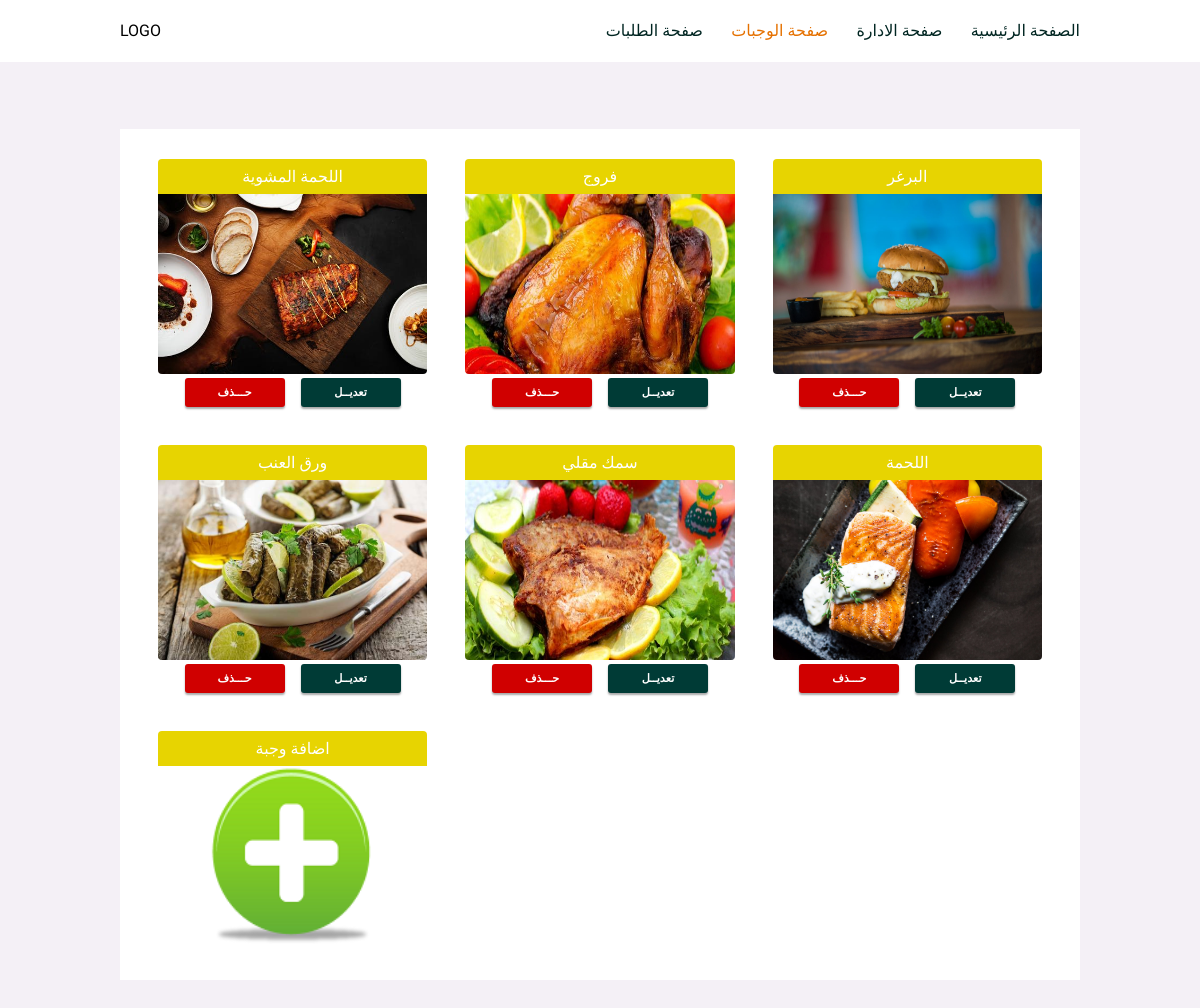
/admin/meals, run on the app's committed database.
### main.py (models this page shows)
class Meals(db.Model):
    id = db.Column(db.Integer, primary_key=True, autoincrement=True)
    name = db.Column(db.String(50), nullable=False)
    desc = db.Column(db.Text)
    price = db.Column(db.Numeric(10, 2))
    requests = db.relationship('Requests', backref='meal')
    photo_id = db.Column(db.Integer, db.ForeignKey('photos.id'))

class Photos(db.Model):
    id = db.Column(db.Integer, primary_key=True, autoincrement=True)
    url = db.Column(db.Text, nullable=False)
    meals = db.relationship('Meals', backref='photo')

### main.py (the view)
@app.route('/admin/meals')
def show_meals_for_admin():
    meals = o.get_all_meal()
    return render_template('show-meals-for-admin.html', meals=meals)

### main.py (called while the page is built)
    def get_all_meal(self):
        return Meals.query.all()

### templates/show-meals-for-admin.html (shortened to what this page needs)
<!DOCTYPE html>
<html lang="ar">
  <head>
    <link
      href="{{ url_for('static', filename='style/style.css') }}"
      rel="stylesheet"
    />
  </head>
  <body>
    <header id="header">
      <p>LOGO</p>
      <nav class="header-nav">
        <a href="/">الصفحة الرئيسية</a>
        <a href="/admin">صفحة الادارة</a>
        <a class="header-active" href="/admin/meals">صفحة الوجبات</a>
        <a href="/admin/requests">صفحة الطلبات</a>
      </nav>
    </header>
    <main id="main-edit">
      <section class="meals-container">
        {% for meal in meals %}
        <div class="meal">
          <p>{{ meal.name }}</p>
          <img src="{{ meal.photo.url }}" />
          <div>
            <button
              onclick="location.href='{{url_for('delete_meal',id = meal.id)}}'"
              class="delete-btn"
            >
              حـــذف
            </button>
            <button
              onclick="location.href='{{url_for('update_meal',id = meal.id)}}'"
              class="edit-btn"
            >
              تعديــل
            </button>
          </div>
        </div>
        {% endfor %}
        <div class="meal">
          <p>اضافة وجبة</p>
          <a href="/admin/meals/add_meal"
            ><img
              src="/static/images/assets/add1.png"
              style="height: 180px; padding: 1px 50px;"
          /></a>
        </div>
      </section>
    </main>
  </body>
</html>

### static/style/style.css (style rules this page uses)
* { margin: 0; padding: 0; box-sizing: border-box; }
body { min-width: min-content; font-family: "Cairo", sans-serif; }
a { text-decoration: none; white-space: nowrap; }
#header { padding: 1.333rem 10%; display: flex; justify-content: space-between; background-color: white; }
#header .header-nav { display: flex; flex-direction: row-reverse; }
#header .header-nav a { margin-right: 1.777rem; color: #012622; }
#header .header-nav a:first-of-type { margin: 0; }
#header .header-nav .header-active { color: #e57100; }
#main-edit { padding: 4.209rem 10%; min-height: calc(100vh - 2.666rem - 30px); background: #f4f0f6; }
#main-edit .meals-container { margin-bottom: 1.777rem; padding: 1.888rem 2.369rem; display: grid; grid-template-columns: 1fr 1fr 1fr; grid-gap: 2.369rem; background: white; }
#main-edit .meal { width: 100%; }
#main-edit .meal > p:first-of-type { padding: 8px 0; color: white; background: #e7d401; text-align: center; border-radius: 4px 4px 0 0; }
#main-edit .meal img { width: 100%; max-width: 100%; height: 180px; border-radius: 0 0 4px 4px; }
#main-edit .meal > div:last-of-type { display: flex; justify-content: center; }
#main-edit .delete-btn, #main-edit .edit-btn { padding: 8px; width: 100px; color: white; background: #003b36; border: none; border-radius: 3px; font-weight: 600; box-shadow: 0 2px 2px #01040457; cursor: pointer; text-align: center; transition: opacity ease-in-out 300ms; font-size: 0.7rem; }
#main-edit .edit-btn { margin-left: 8px; }
#main-edit .delete-btn { margin-right: 8px; background: #d00000; }

### data on the page
Meals: name "اللحمة المشوية", photo (picture)
Meals: name "فروج", photo (picture)
Meals: name "البرغر", photo (picture)
Meals: name "ورق العنب", photo (picture)
Meals: name "سمك مقلي", photo (picture)
Meals: name "اللحمة", photo (picture)
